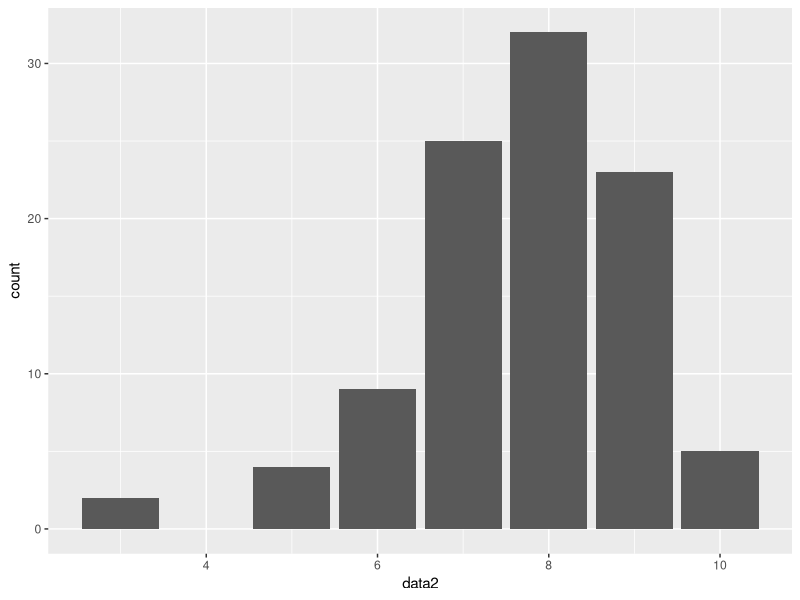
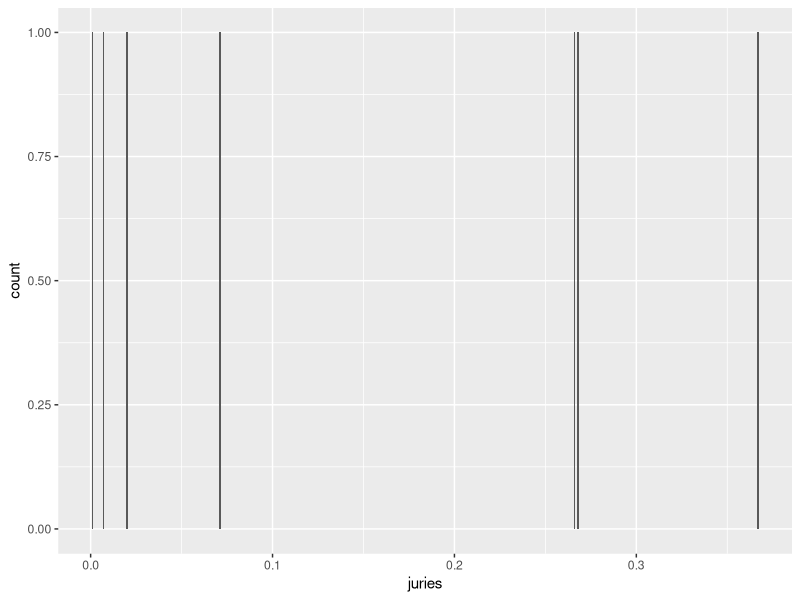

R code for these plots, in order:
## ---- chunk 1
knitr::opts_chunk$set(error = TRUE)
knitr::opts_chunk$set(warning=FALSE)
knitr::opts_chunk$set(message=FALSE)
knitr::opts_chunk$set(results="hold")
knitr::opts_chunk$set(cache=F)
## ---- chunk 2
    dbinom(2, 10, 0.8)
## ---- chunk 3
    dbinom(10, 10, 0.8)
## ---- chunk 4
    pbinom(7, 10, 0.8)
## ---- chunk 5
    dbinom(7, 10, 0.8) - dbinom(3, 10, 0.8)
## ---- chunk 6
    1-dbinom(0, 10, 0.8)
## ---- chunk 7
    T <- 100000
    data <- rbinom(T, 10, 0.8)
    mean(data)
    var(data)
## ---- chunk 8
    set.seed(246)
    data2 <- rbinom(100, 10, 0.75)
## ---- chunk 9
    table(data2)
## ---- chunk 10
    library(ggplot2)
    ggplot(data=NULL, aes(x=data2)) +
      geom_bar()
## ---- chunk 11
    mean(data2)
## ---- chunk 12

binom.sim <- function(t, n, p) {
juries <- rbinom(n=t, size=n, prob=p)
tab <- table(juries)

return(prop.table(tab))
}


## ---- chunk 13

binom.sim(1000, 12,0.1)
## ---- chunk 14
juries <- binom.sim(1000, 12,0.1)
ggplot(data=NULL, aes(x=juries)) + 
  geom_bar()
